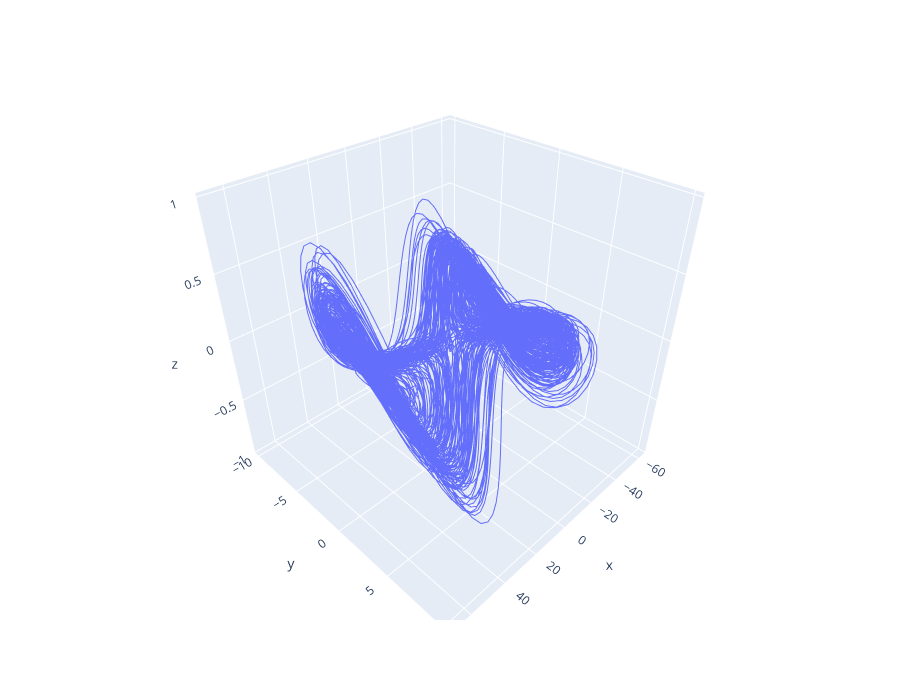

The notebook cell saved with this chart:
### Code cell
import plotly.express as px
x_pca = PCA(3).fit_transform(unmixed[:,3,:])
fig = px.line_3d(x=x_pca[:,0], y=x_pca[:,1],z=x_pca[:,2],height=700)

fig.show()

### Figure 1 — Plotly figure (JSON) as saved in the notebook; plotly's stock layout.template omitted (floating-point values rounded to 4 significant figures; data arrays with more than 128 entries replaced by an {"elided": "..."} marker saying what was removed)
{"data": [{"hovertemplate": "x=%{x}<br>y=%{y}<br>z=%{z}<extra></extra>", "legendgroup": "", "line": {"color": "#636efa", "dash": "solid"}, "marker": {"symbol": "circle"}, "mode": "lines", "name": "", "scene": "scene", "showlegend": false, "type": "scatter3d", "x": {"elided": "19984 float values"}, "y": {"elided": "19984 float values"}, "z": {"elided": "19984 float values"}}], "layout": {"height": 700, "legend": {"tracegroupgap": 0}, "margin": {"t": 60}, "scene": {"domain": {"x": [0, 1], "y": [0, 1]}, "xaxis": {"title": {"text": "x"}}, "yaxis": {"title": {"text": "y"}}, "zaxis": {"title": {"text": "z"}}}}}
